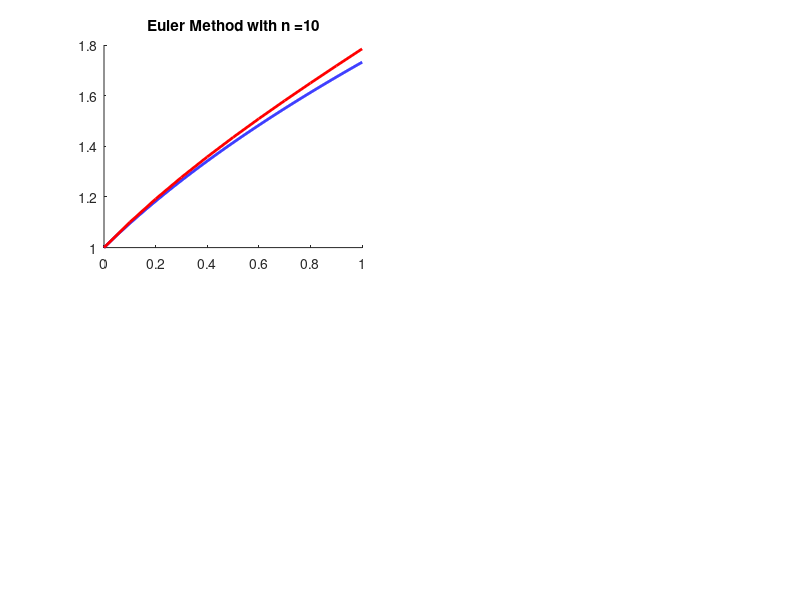

Here is the MATLAB script that generated this plot: (Note: this script raises an error after producing the figure.)
clear;
left = 0; right = 1;
f = @(x,y)y - 2*x/y; y0 = 1;
n_lst = [10, 20, 100 ,1000];
g = @(x)sqrt(2*x+1);
X = left:(right - left)/500:right;
Y = X;
for i = 1:length(X)
    Y(i) = g(X(i));
end
for tp = 1:length(n_lst)
    n = n_lst(tp); h = (right - left) / n;
    A = y0;
    for i = 2:n+1
        A(i) = A(i-1) + h * f(left + (i-2)*h, A(i-1));
    end
    fprintf('Calc Val: %.8f Err: %.8f\n',A(n+1),g(1)-A(n+1));
    subplot(2,2,tp);
    hold on;
    plot(X,Y,'b','LineWidth',2);
    plot(left:(right-left)/n:right,A,'r','LineWidth',2);
    title(['Euler Method with n =' num2str(n)])
    legend('Initial Function','Euler Method',2)
end